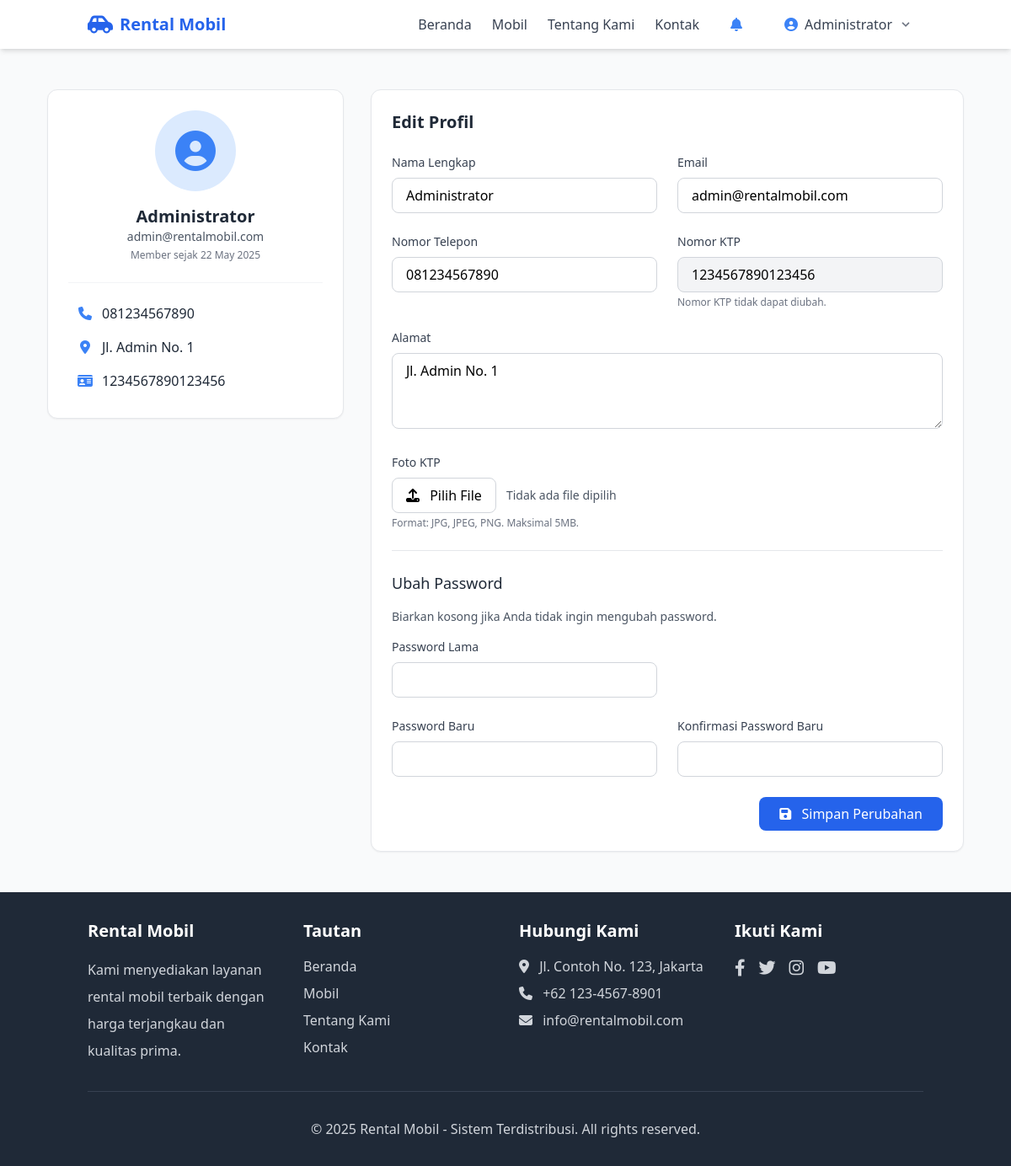
/user/profil.php (signed in), run on the app's committed database.
### tables this page shows
CREATE TABLE IF NOT EXISTS users (
    id INT AUTO_INCREMENT PRIMARY KEY,
    username VARCHAR(50) NOT NULL UNIQUE,
    password VARCHAR(255) NOT NULL,
    nama VARCHAR(100) NOT NULL,
    email VARCHAR(100) NOT NULL UNIQUE,
    no_telp VARCHAR(15) NOT NULL,
    alamat TEXT NOT NULL,
    no_ktp VARCHAR(20) NOT NULL,
    foto_ktp VARCHAR(255),
    status ENUM('aktif', 'nonaktif') DEFAULT 'aktif',
    role ENUM('admin', 'user') DEFAULT 'user',
    created_at TIMESTAMP DEFAULT CURRENT_TIMESTAMP,
    updated_at TIMESTAMP DEFAULT CURRENT_TIMESTAMP ON UPDATE CURRENT_TIMESTAMP
);

### user/profil.php (the view, shortened to what this page needs)
<?php
$db = new Database();
$conn = $db->getConnection();
$userId = $_SESSION['user_id'];
try {
    $stmt = $conn->prepare("
        SELECT id, username, nama, email, no_telp, alamat, no_ktp, foto_ktp, created_at
        FROM users
        WHERE id = :id
    ");
    $stmt->bindParam(':id', $userId, PDO::PARAM_INT);
    $stmt->execute();
    $user = $stmt->fetch(PDO::FETCH_ASSOC);
} catch (PDOException $e) {
    $_SESSION['flash_message'] = "Terjadi kesalahan: " . $e->getMessage();
    $_SESSION['flash_type'] = "red";
    header("Location: " . USER_URL);
    exit;
}
require_once 'includes/header.php';
?>
<section class="py-12 bg-gray-50">
    <div class="container mx-auto px-4 sm:px-6 lg:px-8 max-w-6xl">
        <div class="flex flex-col md:flex-row gap-8">
            <div class="w-full md:w-1/3">
                <div class="bg-white rounded-xl shadow-sm p-6 border border-gray-200 sticky top-24">
                    <div class="text-center mb-6">
                        <div class="w-24 h-24 rounded-full bg-blue-100 mx-auto mb-4 flex items-center justify-center">
                            <i class="fas fa-user-circle text-blue-500 text-5xl"></i>
                        </div>
                        <h3 class="text-xl font-bold text-gray-800"><?= htmlspecialchars($user['nama']) ?></h3>
                        <p class="text-gray-600 text-sm"><?= htmlspecialchars($user['email']) ?></p>
                        <p class="text-gray-500 text-xs mt-1">
                            Member sejak <?= date("d F Y", strtotime($user['created_at'])) ?>
                        </p>
                    </div>
                    <div class="border-t border-gray-100 pt-4">
                        <div class="flex items-center py-2">
                            <div class="w-10 text-center text-blue-500">
                                <i class="fas fa-phone"></i>
                            </div>
                            <span class="text-gray-800"><?= htmlspecialchars($user['no_telp']) ?></span>
                        </div>
                        <div class="flex items-center py-2">
                            <div class="w-10 text-center text-blue-500">
                                <i class="fas fa-map-marker-alt"></i>
                            </div>
                            <span class="text-gray-800"><?= htmlspecialchars($user['alamat']) ?></span>
                        </div>
                        <div class="flex items-center py-2">
                            <div class="w-10 text-center text-blue-500">
                                <i class="fas fa-id-card"></i>
                            </div>
                            <span class="text-gray-800"><?= htmlspecialchars($user['no_ktp']) ?></span>
                        </div>
                    </div>
                </div>
            </div>
            <div class="w-full md:w-2/3">
                <div class="bg-white rounded-xl shadow-sm p-6 border border-gray-200">
                    <h2 class="text-xl font-bold text-gray-800 mb-6">Edit Profil</h2>
                    <form method="POST" action="" enctype="multipart/form-data">
                        <div class="grid grid-cols-1 md:grid-cols-2 gap-6 mb-6">
                            <div>
                                <label for="nama" class="block text-gray-700 text-sm font-medium mb-2">Nama Lengkap</label>
                                <input type="text" id="nama" name="nama" class="w-full px-4 py-2 border border-gray-300 rounded-lg focus:ring-blue-500 focus:border-blue-500" value="<?= htmlspecialchars($user['nama']) ?>" required>
                            </div>
                            <div>
                                <label for="email" class="block text-gray-700 text-sm font-medium mb-2">Email</label>
                                <input type="email" id="email" name="email" class="w-full px-4 py-2 border border-gray-300 rounded-lg focus:ring-blue-500 focus:border-blue-500" value="<?= htmlspecialchars($user['email']) ?>" required>
                            </div>
                            <div>
                                <label for="no_telp" class="block text-gray-700 text-sm font-medium mb-2">Nomor Telepon</label>
                                <input type="text" id="no_telp" name="no_telp" class="w-full px-4 py-2 border border-gray-300 rounded-lg focus:ring-blue-500 focus:border-blue-500" value="<?= htmlspecialchars($user['no_telp']) ?>" required>
                            </div>
                            <div>
                                <label for="no_ktp" class="block text-gray-700 text-sm font-medium mb-2">Nomor KTP</label>
                                <input type="text" id="no_ktp" name="no_ktp" class="w-full px-4 py-2 border border-gray-300 rounded-lg focus:ring-blue-500 focus:border-blue-500 bg-gray-100" value="<?= htmlspecialchars($user['no_ktp']) ?>" disabled>
                                <p class="text-xs text-gray-500 mt-1">Nomor KTP tidak dapat diubah.</p>
                            </div>
                        </div>
                        <div class="mb-6">
                            <label for="alamat" class="block text-gray-700 text-sm font-medium mb-2">Alamat</label>
                            <textarea id="alamat" name="alamat" rows="3" class="w-full px-4 py-2 border border-gray-300 rounded-lg focus:ring-blue-500 focus:border-blue-500" required><?= htmlspecialchars($user['alamat']) ?></textarea>
                        </div>
                        <div class="mb-6">
                            <label for="foto_ktp" class="block text-gray-700 text-sm font-medium mb-2">Foto KTP</label>
                            <div class="flex items-center">
                                <label for="foto_ktp" class="cursor-pointer bg-white px-4 py-2 border border-gray-300 rounded-lg hover:bg-gray-50">
                                    <i class="fas fa-upload mr-2"></i> Pilih File
                                </label>
                                <span id="file_name" class="ml-3 text-sm text-gray-600">Tidak ada file dipilih</span>
                            </div>
                            <p class="text-xs text-gray-500 mt-1">Format: JPG, JPEG, PNG. Maksimal 5MB.</p>
                        </div>
                        <div class="border-t border-gray-200 my-6 pt-6">
                            <h3 class="text-lg font-medium text-gray-800 mb-4">Ubah Password</h3>
                            <p class="text-sm text-gray-600 mb-4">Biarkan kosong jika Anda tidak ingin mengubah password.</p>
                            <div class="grid grid-cols-1 md:grid-cols-2 gap-6 mb-6">
                                <div>
                                    <label for="password_lama" class="block text-gray-700 text-sm font-medium mb-2">Password Lama</label>
                                    <input type="password" id="password_lama" name="password_lama" class="w-full px-4 py-2 border border-gray-300 rounded-lg focus:ring-blue-500 focus:border-blue-500">
                                </div>
                                <div></div>
                                <div>
                                    <label for="password_baru" class="block text-gray-700 text-sm font-medium mb-2">Password Baru</label>
                                    <input type="password" id="password_baru" name="password_baru" class="w-full px-4 py-2 border border-gray-300 rounded-lg focus:ring-blue-500 focus:border-blue-500">
                                </div>
                                <div>
                                    <label for="konfirmasi_password" class="block text-gray-700 text-sm font-medium mb-2">Konfirmasi Password Baru</label>
                                    <input type="password" id="konfirmasi_password" name="konfirmasi_password" class="w-full px-4 py-2 border border-gray-300 rounded-lg focus:ring-blue-500 focus:border-blue-500">
                                </div>
                            </div>
                        </div>
                        <div class="flex justify-end">
                            <button type="submit" class="bg-blue-600 text-white px-6 py-2 rounded-lg hover:bg-blue-700 transition-colors">
                                <i class="fas fa-save mr-2"></i> Simpan Perubahan
                            </button>
                        </div>
                    </form>
                </div>
            </div>
        </div>
    </div>
</section>
<?php include_once 'includes/footer.php'; ?>

### data on the page
users: nama "Administrator", email "admin@rentalmobil.com", created_at "22 May 2025", no_telp "081234567890", alamat "Jl. Admin No. 1", no_ktp "1234567890123456"

### other printed values
$_SESSION['user_nama'] "Administrator"
